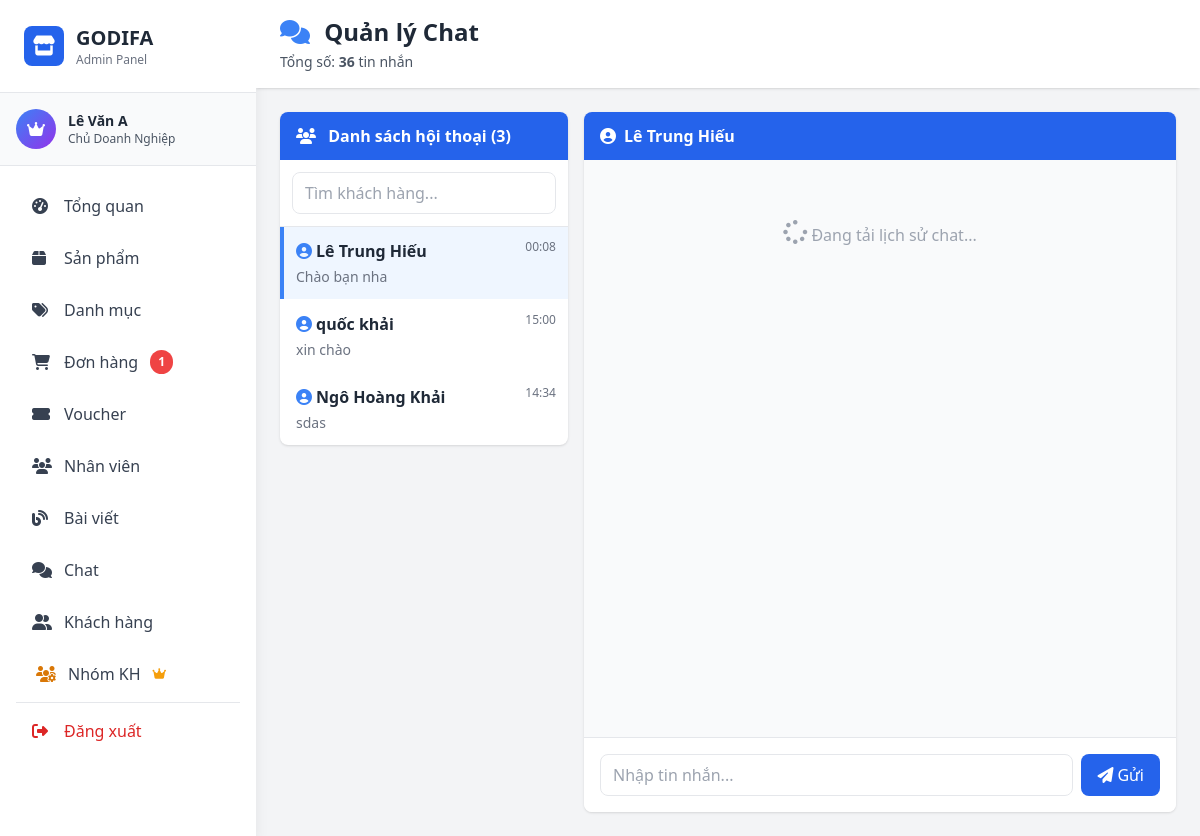
Page /admin/pages/chat.php (signed in) on the committed database.
### tables this page shows
CREATE TABLE IF NOT EXISTS `conversation` (
  `conversationID` int NOT NULL AUTO_INCREMENT,
  `customerID` int NOT NULL,
  `userID` int NOT NULL,
  `last_message_at` datetime NOT NULL,
  `customer_unread_count` int NOT NULL DEFAULT '0',
  `user_unread_count` int NOT NULL DEFAULT '0',
  `status` enum('open','closed','pending') NOT NULL,
  PRIMARY KEY (`conversationID`),
  KEY `fk_conversation_customer` (`customerID`),
  KEY `fk_conversation_user` (`userID`)
);

CREATE TABLE IF NOT EXISTS `customer` (
  `customerID` int NOT NULL AUTO_INCREMENT,
  `customerName` varchar(100) NOT NULL,
  `phone` text NOT NULL,
  `email` varchar(100) NOT NULL,
  `password` varchar(100) NOT NULL,
  `status` tinyint(1) NOT NULL DEFAULT '1' COMMENT '1=Hoạt động, 0=Đã khóa',
  `groupID` int DEFAULT NULL COMMENT 'ID nhóm khách hàng',
  PRIMARY KEY (`customerID`),
  UNIQUE KEY `email` (`email`),
  KEY `idx_status` (`status`),
  KEY `idx_groupID` (`groupID`)
);

### model/ChatModel.php (called while the page is built, shortened)
<?php
class ChatModel {
    private $db;
    public function __construct() {
        try {
            $this->db = new PDO('mysql:host=localhost;dbname=godifa1', 'root', '');
            $this->db->setAttribute(PDO::ATTR_ERRMODE, PDO::ERRMODE_EXCEPTION);
            $this->db->exec("set names utf8");
        } catch (\PDOException $e) {
            die("Lỗi kết nối CSDL trong ChatModel: " . $e->getMessage());
        }
    }
    public function getConversations($userID, $userType) {
        $params = [];
        $whereClause = "";
        $sql = "
            SELECT
                c.conversationID, c.customerID,
                c.last_message_at,
                c.user_unread_count, c.customer_unread_count,
                cu.customerName, cu.phone,
                (SELECT chatContent FROM chat WHERE conversation_ID = c.conversationID ORDER BY date DESC LIMIT 1) AS lastMessage,
                (SELECT COUNT(*) FROM chat WHERE conversation_ID = c.conversationID) AS totalMessages
            FROM conversation c
            LEFT JOIN customer cu ON c.customerID = cu.customerID
            {$whereClause}
            ORDER BY c.last_message_at DESC
        ";
        try {
            if ($userID !== 'all') {
                $stmt = $this->db->prepare($sql);
                $stmt->execute($params);
            } else {
                $stmt = $this->db->query($sql);
            }
            return $stmt->fetchAll(PDO::FETCH_ASSOC);
        } catch (\Exception $e) {
            error_log("Lỗi lấy danh sách hội thoại: " . $e->getMessage());
            return [];
        }
    }
    public function countMessages() {
        try {
            $stmt = $this->db->query("SELECT COUNT(*) FROM chat");
            return (int)$stmt->fetchColumn();
        } catch (\Exception $e) {
            error_log("Lỗi đếm tổng tin nhắn: " . $e->getMessage());
            return 0;
        }
    }
}
?>

### controller/ChatController.php (called while the page is built, shortened)
<?php
require_once(__DIR__ . "/../model/ChatModel.php");
class ChatController {
    protected $model;
    public function __construct() {
        $this->model = new ChatModel();
    }
    public function getAllConversations($currentRoleID) {
        $conversations = $this->model->getConversations('all', 'user');
        return [
            'success' => true,
            'data' => $conversations
        ];
    }
    public function countMessages() {
        return $this->model->countMessages();
    }
}
?>

### admin/pages/chat.php (the view, shortened to what this page needs)
<?php
$currentRoleID = $_SESSION['roleID'] ?? $_SESSION['user_role_id'] ?? null;
require_once __DIR__ . '/../../controller/ChatController.php';
$chatController = new ChatController();
$conversationsResult = $chatController->getAllConversations($currentRoleID);
$conversations = $conversationsResult['success'] ? $conversationsResult['data'] : [];
$currentConversationID = 'null';
$currentCustomerName = 'Khách hàng';
if (!empty($conversations)) {
    $currentConversation = $conversations[0];
    $currentConversationID = $currentConversation['conversationID'];
    $currentCustomerID = $currentConversation['customerID'];
    $currentCustomerName = htmlspecialchars($currentConversation['customerName'] ?? 'Khách #'.$currentCustomerID);
}
$totalMessages = $chatController->countMessages();
include __DIR__ . '/../includes/header.php';
?>
<div class="flex h-screen bg-gray-100">
    <?php include __DIR__ . '/../includes/sidebar.php'; ?>
    <div class="flex-1 overflow-y-auto ml-64">
        <div class="bg-white shadow sticky top-0 z-10">
            <div class="px-4 md:px-6 py-4 flex flex-wrap justify-between items-center gap-4">
                <div>
                    <h1 class="text-xl md:text-2xl font-bold text-gray-800">
                        <i class="fas fa-comments text-blue-500 mr-2"></i>
                        Quản lý Chat
                    </h1>
                    <p class="text-sm text-gray-600 mt-1">
                        Tổng số: <strong><?php echo $totalMessages; ?></strong> tin nhắn
                    </p>
                </div>
            </div>
        </div>
        <div class="p-4 md:p-6">
            <div class="grid grid-cols-1 lg:grid-cols-3 gap-4">
                <div class="lg:col-span-1">
                    <div class="bg-white rounded-lg shadow overflow-hidden">
                        <div class="bg-blue-600 text-white px-4 py-3 font-bold">
                            <i class="fas fa-users mr-2"></i>
                            Danh sách hội thoại (<span id="convCount"><?php echo count($conversations); ?></span>)
                        </div>
                        <div class="p-3 border-b">
                            <input type="text" id="searchConversation" placeholder="Tìm khách hàng..."
                                    class="w-full px-3 py-2 border rounded-lg focus:outline-none focus:ring-2 focus:ring-blue-500">
                        </div>
                        <div id="conversationList" class="divide-y max-h-[600px] overflow-y-auto">
                            <?php if (empty($conversations)): ?>
                            <div class="p-8 text-center text-gray-500" id="noConversationMessage">
                                <i class="fas fa-inbox text-4xl mb-2 text-gray-300"></i>
                                <p>Chưa có hội thoại nào</p>
                            </div>
                            <?php else: ?>
                                <?php foreach ($conversations as $conv): ?>
                                <?php
                                $customerID = $conv['customerID'];
                                $convID = $conv['conversationID'];
                                $customerName = htmlspecialchars($conv['customerName'] ?? 'Khách #'.$customerID);
                                $lastMessage = htmlspecialchars($conv['lastMessage'] ?? 'Bắt đầu hội thoại');
                                $lastMessageTime = $conv['last_message_at'] ?? date('Y-m-d H:i:s');
                                $isActive = ($convID == $currentConversationID) ? 'bg-blue-50 border-blue-500' : 'border-transparent';
                                ?>
                                <div class="conversation-item p-3 hover:bg-blue-50 cursor-pointer border-l-4 hover:border-blue-500 transition-all <?php echo $isActive; ?>"
                                    data-conv-id="<?php echo $convID; ?>"
                                    data-customer-id="<?php echo $customerID; ?>"
                                    data-customer-name="<?php echo $customerName; ?>"
                                    onclick="loadConversation(this)">
                                    <div class="flex items-start justify-between">
                                        <div class="flex-1 min-w-0">
                                            <div class="font-semibold text-gray-800 mb-1 flex items-center">
                                                <i class="fas fa-user-circle text-blue-500 mr-1"></i>
                                                <span class="truncate"><?php echo $customerName; ?></span>
                                            </div>
                                            <div class="text-sm text-gray-500 truncate last-message-content"
                                                     id="last-message-<?php echo $convID; ?>">
                                                <?php echo mb_substr($lastMessage, 0, 40) . (mb_strlen($lastMessage) > 40 ? '...' : ''); ?>
                                            </div>
                                        </div>
                                        <div class="text-right ml-2 flex-shrink-0">
                                            <div class="text-xs text-gray-500 mb-1 last-message-time" id="last-time-<?php echo $convID; ?>">
                                                <?php
                                                echo date('H:i', strtotime($lastMessageTime));
                                                ?>
                                            </div>
                                        </div>
                                    </div>
                                </div>
                                <?php endforeach; ?>
                            <?php endif; ?>
                        </div>
                    </div>
                </div>
                <div class="lg:col-span-2">
                    <div id="chatBox" class="bg-white rounded-lg shadow overflow-hidden h-[700px] flex flex-col">
                        <div id="chatHeader" class="bg-blue-600 text-white px-4 py-3 flex justify-between items-center flex-shrink-0">
                            <?php if ($currentConversationID != 'null'): ?>
                                <div class="font-bold" id="current-customer-name-display"><i class="fas fa-user-circle mr-2"></i><?php echo $currentCustomerName; ?></div>
                            <?php else: ?>
                                <div class="font-bold">Chọn một hội thoại để bắt đầu</div>
                            <?php endif; ?>
                        </div>
                        <div id="messagesList" class="flex-1 p-4 overflow-y-auto bg-gray-50 flex flex-col">
                            <?php if ($currentConversationID == 'null'): ?>
                                <div class="w-full text-center py-10 text-gray-400">
                                    <i class="fas fa-comments text-6xl mb-4"></i>
                                    <p class="text-lg">Chọn một hội thoại để bắt đầu</p>
                                </div>
                            <?php else: ?>
                                <div class="w-full text-center py-10 text-gray-400"><i class="fas fa-spinner fa-spin text-2xl"></i> Đang tải lịch sử chat...</div>
                            <?php endif; ?>
                        </div>
                        <div id="chatInputArea" class="border-t p-4 bg-white flex-shrink-0 <?php echo ($currentConversationID == 'null' ? 'hidden' : ''); ?>">
                            <form id="userMessageForm" class="flex gap-2">
                                <input type="text" id="userMessageInput" placeholder="Nhập tin nhắn..." required
                                        class="flex-1 px-3 py-2 border rounded-lg focus:outline-none focus:ring-2 focus:ring-blue-500">
                                <button type="submit" id="userSendButton"
                                        class="px-4 py-2 bg-blue-600 text-white rounded-lg hover:bg-blue-700">
                                    <i class="fas fa-paper-plane mr-1"></i>Gửi
                                </button>
                            </form>
                        </div>
                    </div>
                </div>
            </div>
        </div>
    </div>
</div>
<?php include __DIR__ . '/../includes/footer.php'; ?>

### admin/pages/chat.php (style rules this page uses)
#messagesList { display: flex; flex-direction: column; padding: 1rem; flex-grow: 1; min-height: 0; overflow-y: auto; align-items: stretch; }
#messagesList:not(:empty) { display: flex; flex-direction: column; }

### rows in the picture
conversation: customerID.customerName "Lê Trung Hiếu", lastMessage "Chào bạn nha"
conversation: customerID.customerName "quốc khải", lastMessage "xin chào"
conversation: customerID.customerName "Ngô Hoàng Khải", lastMessage "sdas"
customer: customerName "Lê Trung Hiếu"

### other values in the picture
$_SESSION['user_name'] "Lê Văn A"
getRoleName($_SESSION['role_id']) "Chủ Doanh Nghiệp"
$pendingOrdersCount "1"
$totalMessages "36"
count($conversations) "3"
